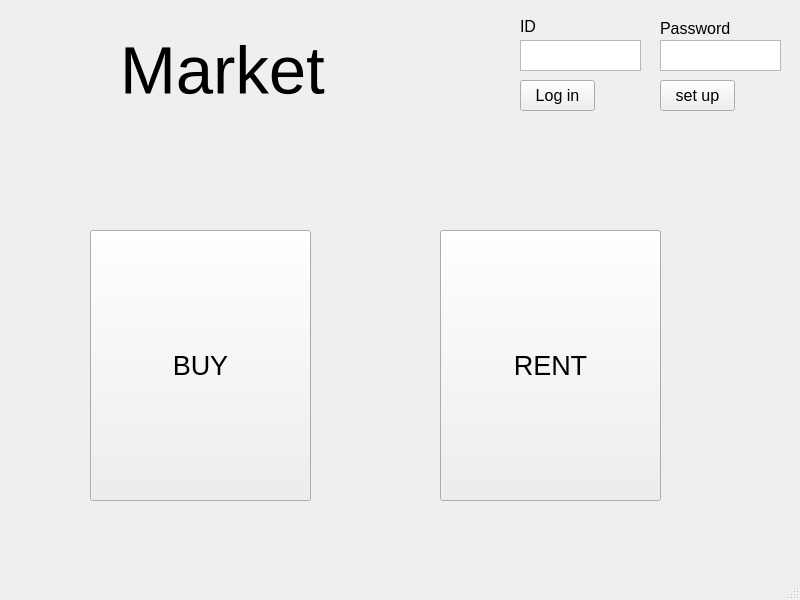
<?xml version="1.0" encoding="UTF-8"?>
<ui version="4.0">
 <class>MainWindow</class>
 <widget class="QMainWindow" name="MainWindow">
  <property name="geometry">
   <rect>
    <x>0</x>
    <y>0</y>
    <width>800</width>
    <height>600</height>
   </rect>
  </property>
  <property name="sizeIncrement">
   <size>
    <width>12</width>
    <height>21</height>
   </size>
  </property>
  <property name="font">
   <font>
    <pointsize>12</pointsize>
   </font>
  </property>
  <property name="windowTitle">
   <string>MainWindow</string>
  </property>
  <widget class="QWidget" name="centralwidget">
   <widget class="QTextEdit" name="ID">
    <property name="geometry">
     <rect>
      <x>520</x>
      <y>40</y>
      <width>121</width>
      <height>31</height>
     </rect>
    </property>
   </widget>
   <widget class="QTextEdit" name="Password">
    <property name="geometry">
     <rect>
      <x>660</x>
      <y>40</y>
      <width>121</width>
      <height>31</height>
     </rect>
    </property>
   </widget>
   <widget class="QLabel" name="ID_2">
    <property name="geometry">
     <rect>
      <x>520</x>
      <y>20</y>
      <width>46</width>
      <height>13</height>
     </rect>
    </property>
    <property name="text">
     <string>ID</string>
    </property>
   </widget>
   <widget class="QLabel" name="label">
    <property name="geometry">
     <rect>
      <x>660</x>
      <y>20</y>
      <width>71</width>
      <height>16</height>
     </rect>
    </property>
    <property name="font">
     <font>
      <pointsize>12</pointsize>
     </font>
    </property>
    <property name="text">
     <string>Password</string>
    </property>
   </widget>
   <widget class="QLabel" name="label_2">
    <property name="geometry">
     <rect>
      <x>120</x>
      <y>20</y>
      <width>311</width>
      <height>101</height>
     </rect>
    </property>
    <property name="baseSize">
     <size>
      <width>123</width>
      <height>123</height>
     </size>
    </property>
    <property name="font">
     <font>
      <pointsize>50</pointsize>
     </font>
    </property>
    <property name="text">
     <string>Market</string>
    </property>
   </widget>
   <widget class="QPushButton" name="login">
    <property name="geometry">
     <rect>
      <x>520</x>
      <y>80</y>
      <width>75</width>
      <height>31</height>
     </rect>
    </property>
    <property name="text">
     <string>Log in</string>
    </property>
   </widget>
   <widget class="QPushButton" name="setup">
    <property name="geometry">
     <rect>
      <x>660</x>
      <y>80</y>
      <width>75</width>
      <height>31</height>
     </rect>
    </property>
    <property name="text">
     <string>set up</string>
    </property>
   </widget>
   <widget class="QPushButton" name="buy">
    <property name="geometry">
     <rect>
      <x>90</x>
      <y>230</y>
      <width>221</width>
      <height>271</height>
     </rect>
    </property>
    <property name="font">
     <font>
      <pointsize>20</pointsize>
     </font>
    </property>
    <property name="text">
     <string>BUY</string>
    </property>
   </widget>
   <widget class="QPushButton" name="rent">
    <property name="geometry">
     <rect>
      <x>440</x>
      <y>230</y>
      <width>221</width>
      <height>271</height>
     </rect>
    </property>
    <property name="font">
     <font>
      <pointsize>20</pointsize>
     </font>
    </property>
    <property name="text">
     <string>RENT</string>
    </property>
   </widget>
  </widget>
  <widget class="QMenuBar" name="menubar">
   <property name="geometry">
    <rect>
     <x>0</x>
     <y>0</y>
     <width>800</width>
     <height>21</height>
    </rect>
   </property>
  </widget>
  <widget class="QStatusBar" name="statusbar"/>
 </widget>
 <resources/>
 <connections/>
</ui>
